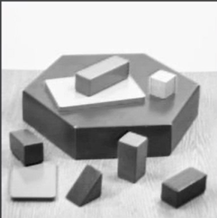
#> input picture tutorial_2/401/materyal/shiTomas.png, 217 x 218 px, found by its file name
$ python 05_subPixel_koseSaptama.py
#> lines starting #> are read from the running program, lines starting #| are printed output that depends on the picture; after the words box and inside, x2 and y2 are one past the last pixel; in counts of white or black regions, pixels touching at a corner belong together
#> further down, img is the input picture: shape (218, 217, 3); mean B, G, R 185.1, 185, 185


#--------------------------------------#
# SUBPIXEL KÖŞE SAPTAMA ALGORİTMASI
#--------------------------------------#

import cv2
import numpy as np

def SubPixel(img):

    imgGray = cv2.cvtColor(img, cv2.COLOR_BGR2GRAY) # Gri tonlamalı görüntüye dönüştürme işlemi
    corners = cv2.goodFeaturesToTrack(imgGray, maxCorners=100, qualityLevel=0.05,minDistance=10) # Shi-Tomasi köşe tespiti işlemi
#> corners = 42 rows, first 8: [2, 2], [120, 140], [198, 86], [145, 138], [117, 159], [205, 176], [54, 198], [24, 92]

    for i in corners:
        b = np.random.randint(0, 256) # Rastgele mavi renk değeri
        g = np.random.randint(0, 256) # Rastgele yeşil renk değeri
        r = np.random.randint(0, 256) # Rastgele kırmızı renk değeri

        x = np.int32(i[0][0]) # Köşe koordinatları "x" değeri
        y = np.int32(i[0][1]) # Köşe koordinatları "y" değeri

        cv2.circle(img, (x, y), 3, (int(b), int(g), int(r)), -1) # Daire çizme işlemi
#> this loop made 42 passes
#> (b, g, r, x, y) on passes 1 to 12: (172, 47, 117, 2, 2), (192, 67, 251, 120, 140), (195, 103, 9, 198, 86), (211, 21, 242, 145, 138), (36, 87, 70, 117, 159), (216, 88, 140, 205, 176), (58, 193, 230, 54, 198), (39, 87, 174, 24, 92), (88, 81, 165, 42, 143), (25, 77, 72, 12, 198), (9, 148, 115, 163, 184), (208, 243, 197, 144, 95)
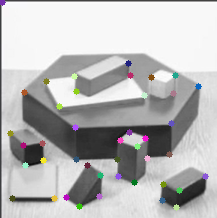
#> img: shape (218, 217, 3); 2.57% of pixels changed, all inside (x1, y1, x2, y2) = (0, 0, 209, 211)

    winSize = (5, 5)  # Arama penceresi boyutu
    zeroZone = (-1, -1) # Sıfır bölgesi
    criteria = (cv2.TERM_CRITERIA_EPS + cv2.TERM_CRITERIA_MAX_ITER, 40, 0.001) # Kriterler belirlenir
#> criteria = (3, 40, 0.001)
    corners = cv2.cornerSubPix(imgGray, corners, winSize, zeroZone, criteria) # Subpixel köşe tespiti işlemi
#> corners = 42 rows, first 8: [1.04, 1.1], [118, 140], [199.3, 84.55], [147, 137.3], [117.4, 157.9], [206.4, 174.4], [55.95, 197.7], [22.35, 90.24]
    # cornerSubPix(resim, köşeler, winSize, zeroZone, criteria)

    return img

img = cv2.imread(r"materyal\shiTomas.png") # Resmi okuma işlemi

copy = np.copy(img) # Resmin kopyasını alır.
copy = SubPixel(copy) # Subpixel köşe tespiti işlemi

result = np.concatenate((img, copy), axis=1) # Resimleri birleştirme işlemi
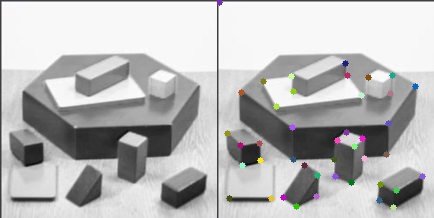
#> result: shape (218, 434, 3); mean B, G, R 184.8, 184.8, 184.9

cv2.imshow("SubPixel Corner Detection", result) # Resmi ekranda gösterme işlemi
cv2.waitKey(0) # Bekleme işlemi
cv2.destroyAllWindows() # Pencereleri kapatma işlemi

$ run again, with tutorial_2/401/materyal/person.png copied over tutorial_2/401/materyal/shiTomas.png
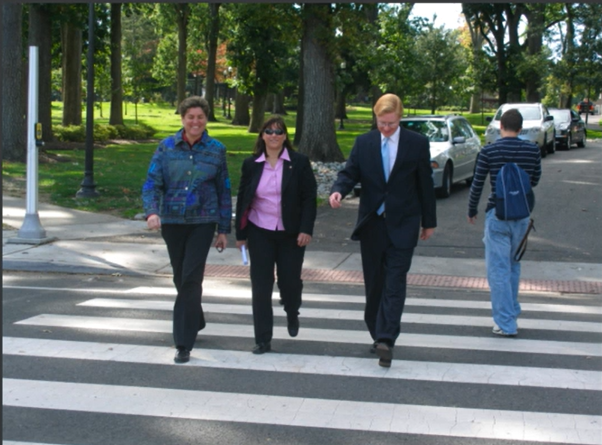
#> input picture tutorial_2/401/materyal/person.png, 602 x 445 px, found by its file name
#> img is the input picture: shape (445, 602, 3); mean B, G, R 103.5, 106.9, 97.8
#> in SubPixel, `corners = cv2.goodFeaturesToTrack(imgGray, maxCorners=100, qualityLeve..`: corners = 100 rows, first 8: [496, 29], [295, 5], [504, 43], [496, 50], [334, 6], [450, 87], [233, 214], [522, 15]
#> the loop in SubPixel, `for i in corners:` made 100 passes
#> (b, g, r, x, y) on passes 1 to 8: (172, 47, 117, 496, 29), (192, 67, 251, 295, 5), (195, 103, 9, 504, 43), (211, 21, 242, 496, 50), (36, 87, 70, 334, 6), (216, 88, 140, 450, 87), (58, 193, 230, 233, 214), (39, 87, 174, 522, 15)
#> after the loop in SubPixel, `for i in corners:`:
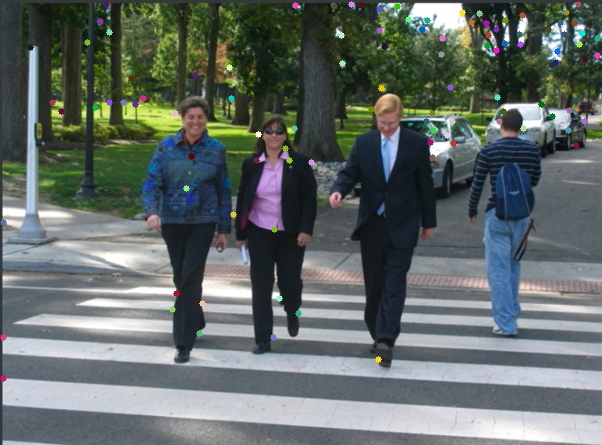
#> img: shape (445, 602, 3); 1.08% of pixels changed, all inside (x1, y1, x2, y2) = (0, 1, 601, 382)
#> criteria = (3, 40, 0.001)
#> in SubPixel, `corners = cv2.cornerSubPix(imgGray, corners, winSize, zeroZone, criter..`: corners = 100 rows, first 8: [492.6, 30.62], [295.2, 5.44], [504.2, 45.16], [495.7, 53.88], [333, 5.33], [449.8, 87.35], [233.7, 214.7], [521.7, 13.17]
#> `result = np.concatenate((img, copy), axis=1)`:
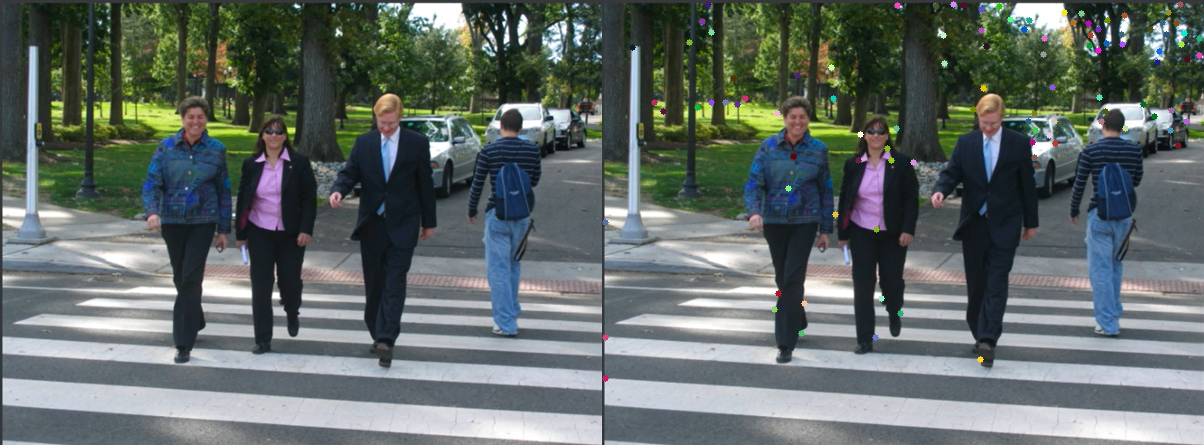
#> result: shape (445, 1204, 3); mean B, G, R 103.5, 106.9, 97.9
